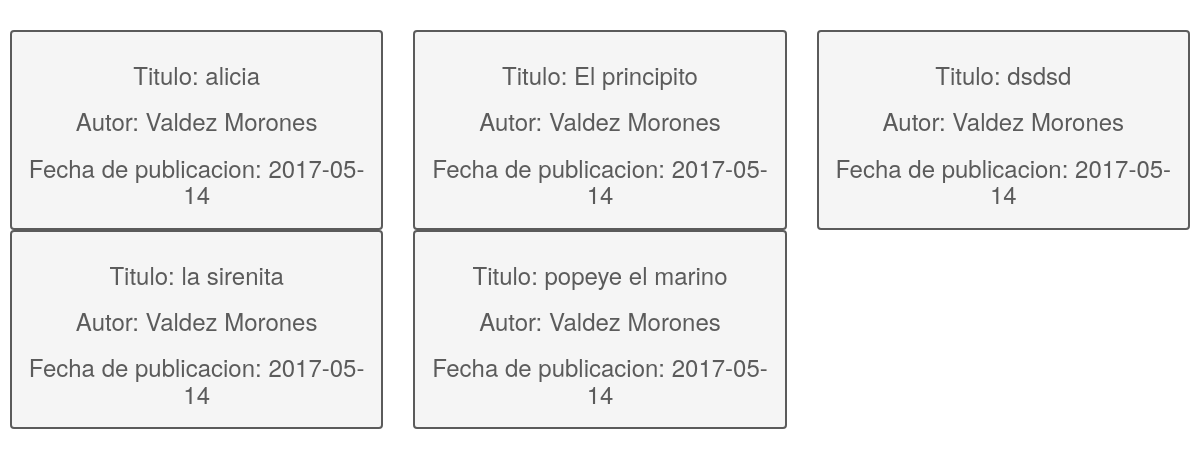
Page /libro/tabla.php on the committed database.
### tables this page shows
CREATE TABLE `libro` (
  `pk_libro` smallint(6) NOT NULL,
  `titulo` varchar(60) NOT NULL,
  `fk_autor` smallint(6) NOT NULL,
  `fecha_publicacion` date NOT NULL
);

CREATE TABLE `autor` (
  `pk_autor` smallint(6) NOT NULL,
  `nombre` char(10) NOT NULL,
  `apellido_p` char(10) NOT NULL,
  `apellido_m` char(10) NOT NULL
);

### libro/tabla.php (the view, shortened to what this page needs)
<?php
include("../conexion/mysqli.php");
$result="SELECT x.titulo, y.nombre, y.apellido_p, y.apellido_m, x.pk_libro, x.fecha_publicacion FROM libro x, autor y WHERE x.fk_autor=y.pk_autor";
$productor=$con->query($result);
?>
<!DOCTYPE html>
<html lang="en">
<head>
  <link rel="stylesheet" href="../bootstrap/css/bootstrap.min.css" media="screen" title="no title" charset="utf-8">
     <link rel="stylesheet" type="text/css" href="../bootstrap/css/menuPaginas.css" media="screen" charset="utf-8">
</head>
<body>
  <div class="row destacados">
      <?php
while($row=$productor->fetch_assoc()){
                 ?>
    <div class="col-md-4">
        <div>
         <h3><?php echo 'Titulo: '; echo $row['titulo']; ?></h3>
 <h3><?php echo 'Autor: '; $row['nombre']; echo " "; echo $row['apellido_p']; echo " ";  echo $row['apellido_m'];?></h3>
 <h3><?php echo "Fecha de publicacion: ";echo $row['fecha_publicacion']; ?></h3>
      </div>
    </div>
    <?php   } ?>
  </div>
</body>
</html>

### rows in the picture
libro: titulo "alicia", fk_autor.apellido_p "Valdez", fk_autor.apellido_m "Morones", fecha_publicacion "2017-05-14"
libro: titulo "El principito", fk_autor.apellido_p "Valdez", fk_autor.apellido_m "Morones", fecha_publicacion "2017-05-14"
libro: titulo "dsdsd", fk_autor.apellido_p "Valdez", fk_autor.apellido_m "Morones", fecha_publicacion "2017-05-14"
libro: titulo "la sirenita", fk_autor.apellido_p "Valdez", fk_autor.apellido_m "Morones", fecha_publicacion "2017-05-14"
libro: titulo "popeye el marino", fk_autor.apellido_p "Valdez", fk_autor.apellido_m "Morones", fecha_publicacion "2017-05-14"
